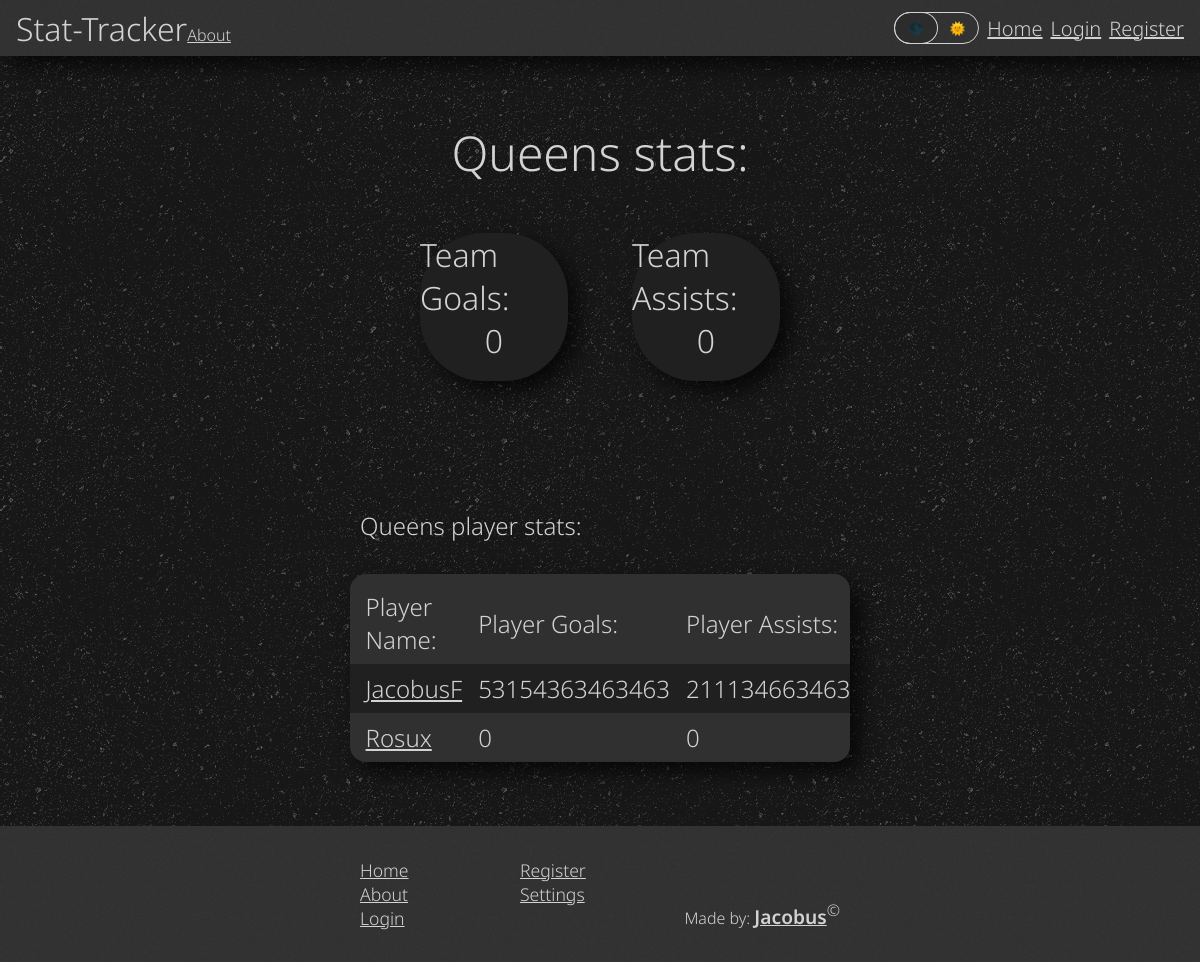
/pages/team.php?team=27, run on the app's committed database.
### tables this page shows
CREATE TABLE `teams` (
  `id` int(11) NOT NULL,
  `name` varchar(255) NOT NULL,
  `players` longtext DEFAULT 'null',
  `team_goals` int(11) NOT NULL DEFAULT 0,
  `team_assists` int(11) NOT NULL DEFAULT 0
);

CREATE TABLE `users` (
  `id` int(11) NOT NULL,
  `name` varchar(40) NOT NULL,
  `email` varchar(255) NOT NULL,
  `password` varchar(255) NOT NULL,
  `goals` int(32) NOT NULL DEFAULT 0,
  `assists` int(32) NOT NULL DEFAULT 0,
  `login_token` varchar(255) DEFAULT NULL,
  `admin` int(11) NOT NULL DEFAULT 0
);

### php/team.php (called while the page is built, shortened)
<?php
class Team {
    private $conn;
    public function __construct($id) {
        $this->conn = $conn;
        $x = $this->setTeamData($id);
    }
    private function setTeamData($id){
        $stmt = $this->conn->prepare("SELECT * FROM teams WHERE id=?");
        $stmt->execute([$id]);
        $data = $stmt->fetchAll(PDO::FETCH_ASSOC);
        $this->name = $data[0]["name"];
        $this->players = json_decode($data[0]["players"]);
        $this->goals = $data[0]["team_goals"];
        $this->assists = $data[0]["team_assists"];
    }
    public function getPlayerName($id){
        $stmt = $this->conn->prepare("SELECT name FROM users WHERE id=?");
        $stmt->execute([$id]);
        $data = $stmt->fetchAll(PDO::FETCH_ASSOC);
        return $data[0]["name"];
    }
}
?>

### pages/team.php (the view, shortened to what this page needs)
<?php
    require_once "../php/team.php";
    if(isset($_GET["team"])){
        $team = new Team($_GET["team"]);
    }
?>
<!DOCTYPE html>
<html lang="en">
<head>
    <link rel="stylesheet" href="../styles/main.css">
    <link rel="stylesheet" href="../styles/stats.css">
    <link rel="stylesheet" href="../styles/profile.css">
    <link rel="stylesheet" href="../styles/teams.css">
</head>
<body>
    <?php require_once("header.php"); ?>
    <div class="center" style="min-height: unset; padding: 4rem 0;">
        <p><?php echo($team->name); ?> stats:</p>
        <div class="stat-wrapper">
            <div class="stat-card shadow" data-tilt data-tilt-glare data-tilt-max-glare="0.1">
                <p class="stat-card-counter-text">Team Goals:</p>
                <p class="stat-card-counter-number"><?php
                    echo $team->goals
                ?></p>
            </div>
            <div class="stat-card shadow" data-tilt data-tilt-glare data-tilt-max-glare="0.1">
                <p class="stat-card-counter-text">Team Assists:</p>
                <p class="stat-card-counter-number"><?php
                    echo $team->assists
                ?></p>
            </div>
        </div>
    </div>
    <div class="center" style="min-height: unset; padding: 4rem 0;">
        <div class="teams-title-wrapper">
            <p class="teams-title"><?php
                echo $team->name . " player stats:";
            ?></p>
            <table class="teams-wrapper shadow">
                <tr class="team-row">
                    <th>Player Name:</th>
                    <th>Player Goals:</th>
                    <th>Player Assists:</th>
                </tr>
                <?php
                    foreach($team->players as $playerId => $playerStats){
                        $playerName = $team->getPlayerName($playerId);
                        if($playerName != 1){
                            echo '<tr class="team-row"><td><a href="profile.php?user='.$playerId.'">'.$playerName.'</a></td>';
                            echo '<td>'.$playerStats->goals.'</td>';
                            echo '<td>'.$playerStats->assists.'</td>';
                        }else{
                            $error = true;
                        }
                    }
                ?>
            </table>
        </div>
    </div>
    <?php require_once("footer.php"); ?>
</body>
</html>

### styles/main.css (style rules this page uses)
:root { --header-color: hsl(0, 0%, 20%); --text-color: hsl(0, 0%, 83%); --background-color: hsl(0, 0%, 9%); --accent-color-1: hsl(0, 0%, 13%); --accent-color-2: hsl(0, 0%, 19%); --font: 'Noto Sans', sans-serif; --background-ashpalt-texture: url("../images/asfalt-dark.png"); }
body, html { min-height: 100vh; padding: 0; margin: 0; color: var(--text-color); background-color: var(--background-color); font-family: var(--font); font-weight: 300; display: flex; flex-direction: column; background-image: var(--background-ashpalt-texture); }
body { padding-top: 3.5rem; }
p, a, h1, h2, h3, h4, h5, h6, ul { padding: 0; margin: 0; text-decoration: none; color: inherit; }
a { text-decoration: underline; }
* { box-sizing: border-box; }
.center { display: flex; flex-direction: column; align-items: center; justify-content: center; margin-bottom: 5rem; }
.shadow { box-shadow: 10px 10px 20px 0px rgba(0, 0, 0, 0.7); }

### styles/stats.css (style rules this page uses)
.stat-wrapper { width: 40%; height: fit-content; display: grid; grid-template-columns: repeat(2, 1fr); grid-template-rows: repeat(2, fit-content()); column-gap: 4rem; }
.stat-card { width: 100%; aspect-ratio: 1/1; background-color: var(--accent-color-1); border-radius: 4em; font-size: 1rem; display: grid; grid-template-rows: 1fr 1fr; }
.stat-card-counter-text, .stat-card-counter-number { justify-self: center; font-size: 3em; }
.stat-card-counter-text { align-self: flex-end; }
.stat-card-counter-number { align-self: flex-start; }

### styles/profile.css (style rules this page uses)
.center { min-height: calc(100vh - 3.5rem); padding: 0; margin: 0; }
.center > p { font-size: 3rem; margin-bottom: 3rem; }
.center > .stat-wrapper { width: 30%; }
.center > .stat-wrapper > .stat-card > p { font-size: 2rem; }

### styles/teams.css (style rules this page uses)
.teams-title-wrapper { width: 40%; height: fit-content; display: flex; flex-direction: column; align-items: center; justify-content: center; }
.teams-title-wrapper > .teams-title { width: 100%; font-size: 1.5rem; padding-bottom: 2rem; }
.teams-wrapper { width: 100%; border-collapse: collapse; }
.team-row:first-child > th { padding-top: 1rem; }
.team-row:nth-child(even) > td, .team-row:nth-child(even) > th { background-color: var(--accent-color-1); }
.team-row:nth-child(odd) > td, .team-row:nth-child(odd) > th { background-color: var(--accent-color-2); }
.team-row > th,.team-row > td { text-align: left; font-size: 1.5rem; font-weight: inherit; padding: .5rem 0 .5rem 1rem; }
.teams-wrapper { border-radius: 1rem; }
.teams-wrapper tr:first-child th:first-child { border-top-left-radius: 1rem; }
.teams-wrapper tr:first-child th:last-child { border-top-right-radius: 1rem; }
.teams-wrapper tr:last-child td:first-child { border-bottom-left-radius: 1rem; }
.teams-wrapper tr:last-child td:last-child { border-bottom-right-radius: 1rem; }

### data on the page
teams: name "Queens", team_goals "0", team_assists "0"
users: name "JacobusF"
users: name "Rosux"

### other printed values
$playerStats->goals "53154363463463"
$playerStats->assists "211134663463"
$playerStats->goals "0"
$playerStats->assists "0"
